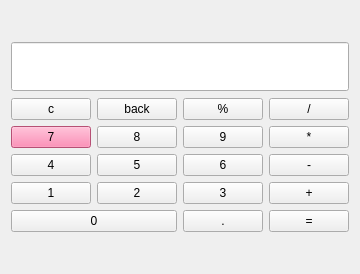
<?xml version="1.0" encoding="UTF-8"?>
<ui version="4.0">
 <class>Widget</class>
 <widget class="QWidget" name="Widget">
  <property name="geometry">
   <rect>
    <x>0</x>
    <y>0</y>
    <width>284</width>
    <height>274</height>
   </rect>
  </property>
  <property name="windowTitle">
   <string>Widget</string>
  </property>
  <layout class="QGridLayout" name="gridLayout_2">
   <item row="0" column="0">
    <layout class="QHBoxLayout" name="horizontalLayout">
     <item>
      <spacer name="horizontalSpacer_2">
       <property name="orientation">
        <enum>Qt::Horizontal</enum>
       </property>
       <property name="sizeHint" stdset="0">
        <size>
         <width>10</width>
         <height>20</height>
        </size>
       </property>
      </spacer>
     </item>
     <item>
      <layout class="QVBoxLayout" name="verticalLayout_2">
       <item>
        <spacer name="verticalSpacer">
         <property name="orientation">
          <enum>Qt::Vertical</enum>
         </property>
         <property name="sizeHint" stdset="0">
          <size>
           <width>20</width>
           <height>1</height>
          </size>
         </property>
        </spacer>
       </item>
       <item>
        <layout class="QVBoxLayout" name="verticalLayout">
         <item>
          <widget class="QLineEdit" name="LED_show">
           <property name="font">
            <font>
             <pointsize>27</pointsize>
            </font>
           </property>
          </widget>
         </item>
         <item>
          <spacer name="verticalSpacer_2">
           <property name="orientation">
            <enum>Qt::Vertical</enum>
           </property>
           <property name="sizeHint" stdset="0">
            <size>
             <width>20</width>
             <height>1</height>
            </size>
           </property>
          </spacer>
         </item>
         <item>
          <layout class="QGridLayout" name="gridLayout">
           <item row="0" column="0">
            <widget class="QPushButton" name="clear">
             <property name="text">
              <string>c</string>
             </property>
            </widget>
           </item>
           <item row="0" column="1">
            <widget class="QPushButton" name="back">
             <property name="text">
              <string>back</string>
             </property>
            </widget>
           </item>
           <item row="0" column="2">
            <widget class="QPushButton" name="remainder">
             <property name="text">
              <string>%</string>
             </property>
            </widget>
           </item>
           <item row="0" column="3">
            <widget class="QPushButton" name="division">
             <property name="text">
              <string>/</string>
             </property>
            </widget>
           </item>
           <item row="1" column="0">
            <widget class="QPushButton" name="seven">
             <property name="styleSheet">
              <string notr="true">background-color: rgb(255, 112, 164);</string>
             </property>
             <property name="text">
              <string>7</string>
             </property>
            </widget>
           </item>
           <item row="1" column="1">
            <widget class="QPushButton" name="eight">
             <property name="text">
              <string>8</string>
             </property>
            </widget>
           </item>
           <item row="1" column="2">
            <widget class="QPushButton" name="nine">
             <property name="text">
              <string>9</string>
             </property>
            </widget>
           </item>
           <item row="1" column="3">
            <widget class="QPushButton" name="multiplication">
             <property name="text">
              <string>*</string>
             </property>
            </widget>
           </item>
           <item row="2" column="0">
            <widget class="QPushButton" name="four">
             <property name="text">
              <string>4</string>
             </property>
            </widget>
           </item>
           <item row="2" column="1">
            <widget class="QPushButton" name="five">
             <property name="text">
              <string>5</string>
             </property>
            </widget>
           </item>
           <item row="2" column="2">
            <widget class="QPushButton" name="six">
             <property name="text">
              <string>6</string>
             </property>
            </widget>
           </item>
           <item row="2" column="3">
            <widget class="QPushButton" name="subtractions">
             <property name="text">
              <string>-</string>
             </property>
            </widget>
           </item>
           <item row="3" column="0">
            <widget class="QPushButton" name="one">
             <property name="text">
              <string>1</string>
             </property>
            </widget>
           </item>
           <item row="3" column="1">
            <widget class="QPushButton" name="two">
             <property name="text">
              <string>2</string>
             </property>
            </widget>
           </item>
           <item row="3" column="2">
            <widget class="QPushButton" name="three">
             <property name="text">
              <string>3</string>
             </property>
            </widget>
           </item>
           <item row="3" column="3">
            <widget class="QPushButton" name="add">
             <property name="text">
              <string>+</string>
             </property>
            </widget>
           </item>
           <item row="4" column="2">
            <widget class="QPushButton" name="dot">
             <property name="text">
              <string>.</string>
             </property>
            </widget>
           </item>
           <item row="4" column="3">
            <widget class="QPushButton" name="equal">
             <property name="text">
              <string>=</string>
             </property>
            </widget>
           </item>
           <item row="4" column="0" colspan="2">
            <widget class="QPushButton" name="zero">
             <property name="text">
              <string>0</string>
             </property>
            </widget>
           </item>
          </layout>
         </item>
        </layout>
       </item>
       <item>
        <spacer name="verticalSpacer_3">
         <property name="orientation">
          <enum>Qt::Vertical</enum>
         </property>
         <property name="sizeHint" stdset="0">
          <size>
           <width>20</width>
           <height>1</height>
          </size>
         </property>
        </spacer>
       </item>
      </layout>
     </item>
     <item>
      <spacer name="horizontalSpacer">
       <property name="orientation">
        <enum>Qt::Horizontal</enum>
       </property>
       <property name="sizeHint" stdset="0">
        <size>
         <width>10</width>
         <height>20</height>
        </size>
       </property>
      </spacer>
     </item>
    </layout>
   </item>
  </layout>
 </widget>
 <resources/>
 <connections/>
</ui>
